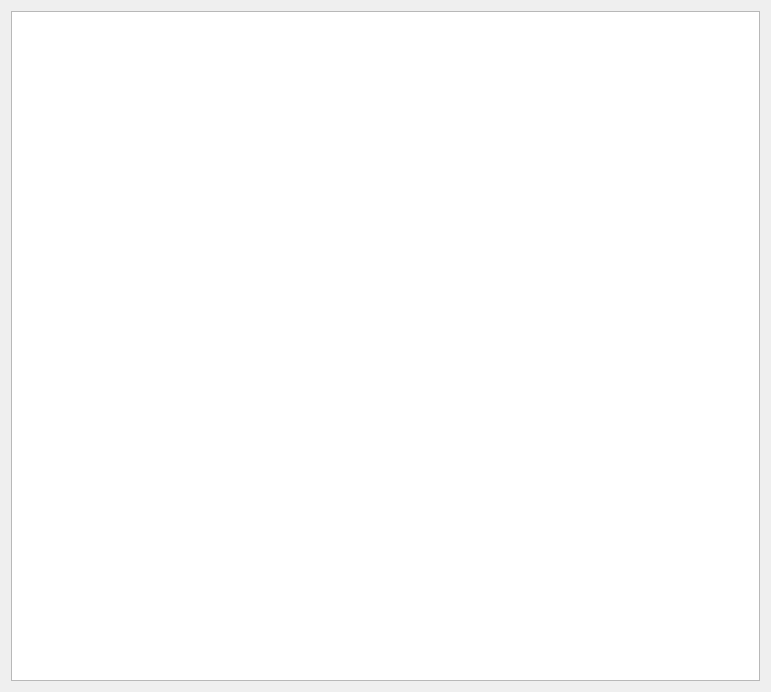
<?xml version="1.0" encoding="UTF-8"?>
<ui version="4.0">
 <class>GraphDialog</class>
 <widget class="QDialog" name="GraphDialog">
  <property name="geometry">
   <rect>
    <x>0</x>
    <y>0</y>
    <width>771</width>
    <height>692</height>
   </rect>
  </property>
  <property name="windowTitle">
   <string>Dialog</string>
  </property>
  <layout class="QVBoxLayout" name="verticalLayout">
   <item>
    <widget class="QGraphicsView" name="graphGraphicsView"/>
   </item>
  </layout>
 </widget>
 <resources/>
 <connections/>
</ui>
